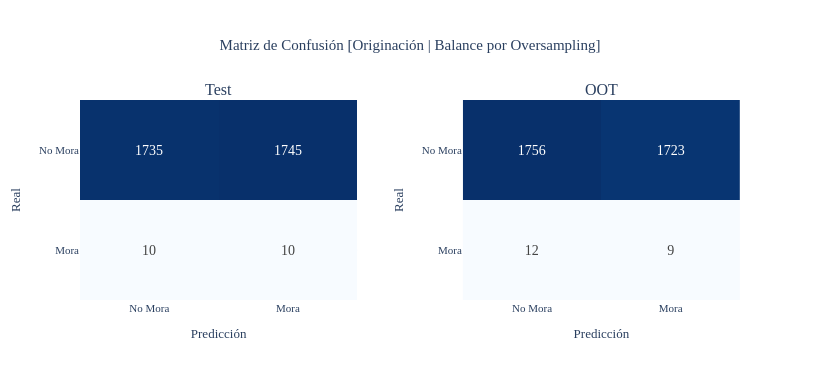
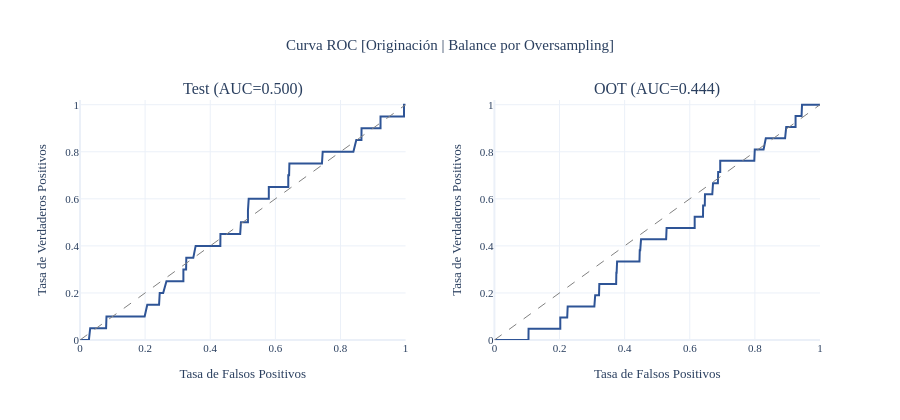

Source (notebook cell) for these figures, in order:
### Code cell
# Probabilidades y clases predichas
p_te, p_oo = logit.predict_proba(Xte)[:,1], logit.predict_proba(Xoo)[:,1]
evaluar('[Originación | Balance por Oversampling]',
        yte, p_te, logit.predict(Xte),
        yoo, p_oo, logit.predict(Xoo))

### Figure 1 — Plotly figure (JSON) as saved in the notebook; plotly's stock layout.template omitted (floating-point values rounded to 4 significant figures)
{"data": [{"colorscale": [[0, "rgb(247,251,255)"], [0.125, "rgb(222,235,247)"], [0.25, "rgb(198,219,239)"], [0.375, "rgb(158,202,225)"], [0.5, "rgb(107,174,214)"], [0.625, "rgb(66,146,198)"], [0.75, "rgb(33,113,181)"], [0.875, "rgb(8,81,156)"], [1, "rgb(8,48,107)"]], "showscale": false, "text": [[1735, 1745], [10, 10]], "textfont": {"size": 14}, "texttemplate": "%{text}", "type": "heatmap", "x": ["No Mora", "Mora"], "xaxis": "x", "y": ["No Mora", "Mora"], "yaxis": "y", "z": [[1735, 1745], [10, 10]]}, {"colorscale": [[0, "rgb(247,251,255)"], [0.125, "rgb(222,235,247)"], [0.25, "rgb(198,219,239)"], [0.375, "rgb(158,202,225)"], [0.5, "rgb(107,174,214)"], [0.625, "rgb(66,146,198)"], [0.75, "rgb(33,113,181)"], [0.875, "rgb(8,81,156)"], [1, "rgb(8,48,107)"]], "showscale": false, "text": [[1756, 1723], [12, 9]], "textfont": {"size": 14}, "texttemplate": "%{text}", "type": "heatmap", "x": ["No Mora", "Mora"], "xaxis": "x2", "y": ["No Mora", "Mora"], "yaxis": "y2", "z": [[1756, 1723], [12, 9]]}], "layout": {"annotations": [{"font": {"size": 16}, "showarrow": false, "text": "Test", "x": 0.21, "xanchor": "center", "xref": "paper", "y": 1, "yanchor": "bottom", "yref": "paper"}, {"font": {"size": 16}, "showarrow": false, "text": "OOT", "x": 0.79, "xanchor": "center", "xref": "paper", "y": 1, "yanchor": "bottom", "yref": "paper"}], "font": {"family": "serif", "size": 11}, "height": 380, "title": {"text": "Matriz de Confusión [Originación | Balance por Oversampling]", "x": 0.5}, "width": 820, "xaxis": {"anchor": "y", "domain": [0, 0.42], "title": {"text": "Predicción"}}, "xaxis2": {"anchor": "y2", "domain": [0.58, 1], "title": {"text": "Predicción"}}, "yaxis": {"anchor": "x", "autorange": "reversed", "domain": [0, 1], "title": {"text": "Real"}}, "yaxis2": {"anchor": "x2", "autorange": "reversed", "domain": [0, 1], "title": {"text": "Real"}}}}

### Figure 2 — Plotly figure (JSON) as saved in the notebook; plotly's stock layout.template omitted (floating-point values rounded to 4 significant figures; data arrays with more than 128 entries replaced by an {"elided": "..."} marker saying what was removed)
{"data": [{"line": {"color": "#2E5496", "width": 2}, "mode": "lines", "name": "AUC = 0.500", "showlegend": false, "type": "scatter", "x": {"elided": "873 float values"}, "xaxis": "x", "y": {"elided": "873 float values"}, "yaxis": "y"}, {"line": {"color": "grey", "dash": "dash", "width": 1}, "mode": "lines", "name": "Aleatorio (0.5)", "showlegend": false, "type": "scatter", "x": [0, 1], "xaxis": "x", "y": [0, 1], "yaxis": "y"}, {"line": {"color": "#2E5496", "width": 2}, "mode": "lines", "name": "AUC = 0.444", "showlegend": false, "type": "scatter", "x": {"elided": "875 float values"}, "xaxis": "x2", "y": {"elided": "875 float values"}, "yaxis": "y2"}, {"line": {"color": "grey", "dash": "dash", "width": 1}, "mode": "lines", "name": "Aleatorio (0.5)", "showlegend": false, "type": "scatter", "x": [0, 1], "xaxis": "x2", "y": [0, 1], "yaxis": "y2"}], "layout": {"annotations": [{"font": {"size": 16}, "showarrow": false, "text": "Test (AUC=0.500)", "x": 0.22, "xanchor": "center", "xref": "paper", "y": 1, "yanchor": "bottom", "yref": "paper"}, {"font": {"size": 16}, "showarrow": false, "text": "OOT (AUC=0.444)", "x": 0.78, "xanchor": "center", "xref": "paper", "y": 1, "yanchor": "bottom", "yref": "paper"}], "font": {"family": "serif", "size": 11}, "height": 420, "showlegend": false, "title": {"text": "Curva ROC [Originación | Balance por Oversampling]", "x": 0.5}, "width": 900, "xaxis": {"anchor": "y", "domain": [0, 0.44], "range": [0, 1], "title": {"text": "Tasa de Falsos Positivos"}}, "xaxis2": {"anchor": "y2", "domain": [0.56, 1], "range": [0, 1], "title": {"text": "Tasa de Falsos Positivos"}}, "yaxis": {"anchor": "x", "domain": [0, 1], "range": [0, 1.02], "title": {"text": "Tasa de Verdaderos Positivos"}}, "yaxis2": {"anchor": "x2", "domain": [0, 1], "range": [0, 1.02], "title": {"text": "Tasa de Verdaderos Positivos"}}}}
